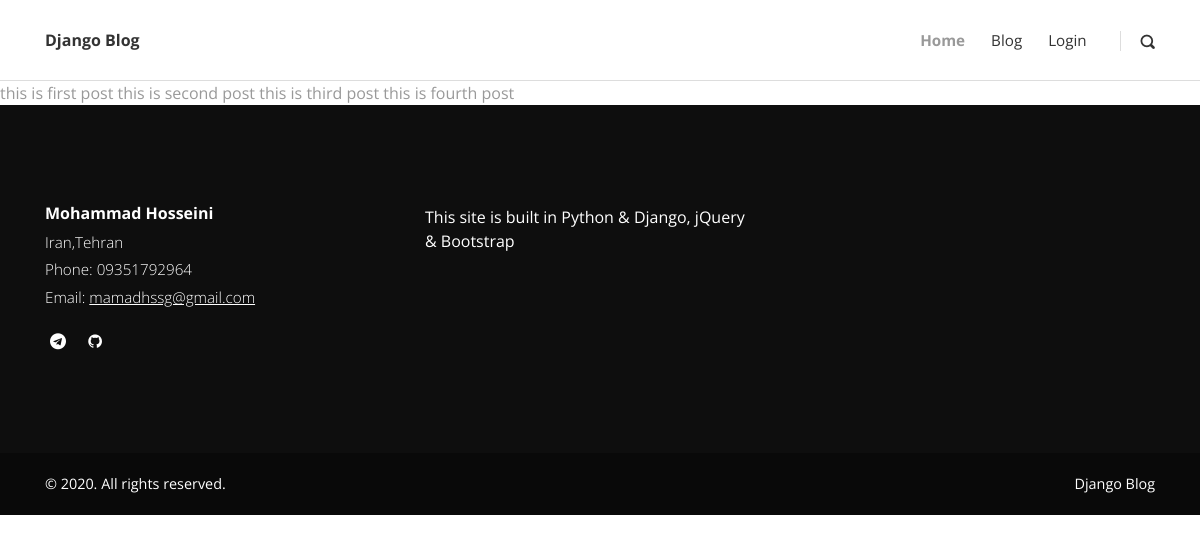
The app's page /search/ with its own data.
### posts/models.py (models this page shows, shortened)
class Post(models.Model):
    title = models.CharField(max_length=100)
    overview = models.TextField()
    timestamp = models.DateTimeField(auto_now_add=True)
    author = models.ForeignKey(Author,on_delete=models.CASCADE)
    thumbnail = models.ImageField()
    category = models.ManyToManyField(Category)
    featured = models.BooleanField(default=False)

### posts/views.py (the view)
# urls.py: path('search/',views.search,name='search'),
def search(request):
    queryset = Post.objects.all()
    query = request.GET.get('q')
    if query:
        queryset = queryset.filter(
            Q(title__icontains=query) |
            Q(overview__icontains=query)
        ).distinct()
    context = {
        'queryset':queryset
    }
    return render(request,'posts/search_result.htm',context)

### posts/templates/posts/search_result.htm
{% extends 'posts/base.htm'%}
{% load static %}
{% block content %}
{% for post in queryset %}
    <a href="{% url 'detail' post.id %}">{{post.title}}</a>
{% endfor %}
{% endblock %}

### static/css/style.default.css (style rules this page uses)
body { overflow-x: hidden; }
a, i, span { display: inline-block; text-decoration: none; -webkit-transition: all 0.3s; transition: all 0.3s; }
body { font-family: "Open Sans", sans-serif; font-size: 1rem; font-weight: normal; line-height: 1.5; color: #212529; background-color: #fff; }
a { color: #999; text-decoration: none; }

### records on screen
Post: title "this is first post"
Post: title "this is second post"
Post: title "this is third post"
Post: title "this is fourth post"
